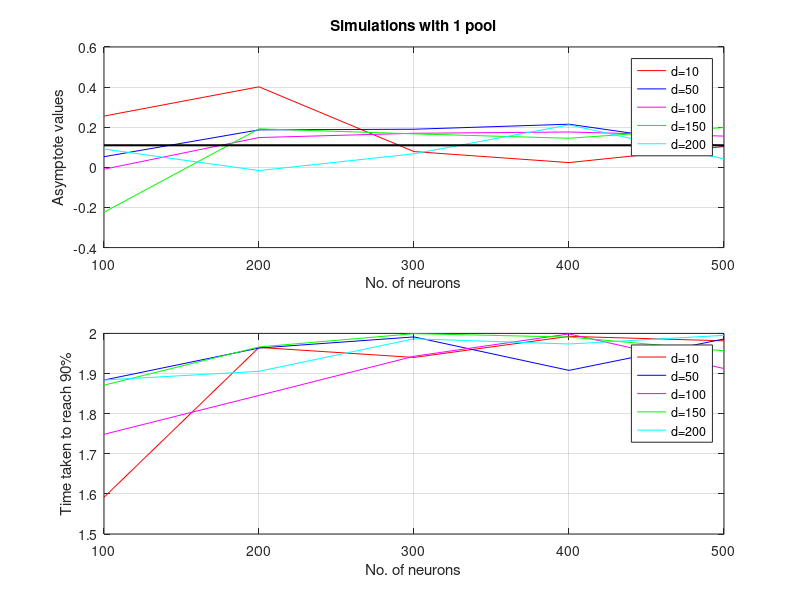

This figure's MATLAB source:
function plotting_rate
%UNTITLED2 Summary of this function goes here
%   Detailed explanation goes here

a = [100 200 300 400 500];
b = [0.2556 0.4014 0.0786 0.0238 0.1039];
c = [0.0531 0.1869 0.1900 0.2151 0.1042];
d = [-0.0093 0.1486 0.1699 0.1762 0.1558];
e = [-0.2237 0.1919 0.1670 0.1451 0.1985];
f = [0.0913 -0.0161 0.0676 0.2116 0.0424];
subplot(2,1,1);
plot(a,b,'r');
hold on;
plot(a,c,'b');
hold on;
plot(a,d,'m');
hold on;
plot(a,e,'g');
hold on;
plot(a,f,'c');
target=a.*0 + 0.11;
hold on;
plot(a,target,'k','Linewidth',1.5);
grid on;
legend('d=10','d=50','d=100','d=150','d=200');
xlabel('No. of neurons');
ylabel('Asymptote values');
title('Simulations with 1 pool');
b = [1.5915 1.9650 1.9401 1.9926 1.9815];
c = [1.8837 1.9635 1.9912 1.9078 1.9861];
d = [1.7485 1.8454 1.9430 1.9986 1.9124];
e = [1.8710 1.9662 1.9993 1.9909 1.9566];
f = [1.8838 1.9055 1.9865 1.9736 1.9952];
subplot(2,1,2);
plot(a,b,'r');
hold on;
plot(a,c,'b');
hold on;
plot(a,d,'m');
hold on;
plot(a,e,'g');
hold on;
plot(a,f,'c');
grid on;
xlabel('No. of neurons');
ylabel('Time taken to reach 90%');
legend('d=10','d=50','d=100','d=150','d=200');
end

